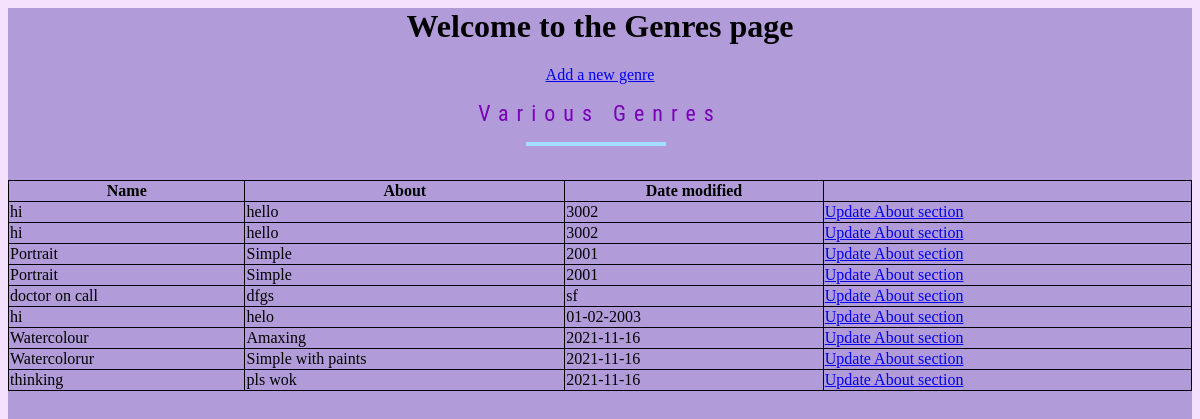
Screenshot of /genrelist with the database file from the repository.
### tables this page shows
CREATE TABLE Genre
                  (id INTEGER PRIMARY KEY, Name TEXT, 
                  About TEXT, Date_modified INT);

### hello.py (the view)
@app.route('/genrelist', methods=['GET'])
def genrelist():
   print("Making a connection")
   connection = sqlite3.connect('db.db')
   print ("Getting a cursor")
   cursor = connection.cursor()
   print ("Executing the DML")
   cursor.execute("select * from Genre") #accessing all genre data (name,about,date modified)
   print("Get the Rows from cursor")
   g_rows = cursor.fetchall()
   print("Closing the database")
   connection.close()
   print(g_rows)
   return render_template("genrelist.html", g_rows = g_rows)

### templates/genrelist.html (shortened to what this page needs)
<html>
<head>
<h1>Welcome to the Genres page</h1>
<link rel="stylesheet" type="text/css" href="{{ url_for('static',filename='hover.css') }}">
</head>
<body style="background-color:#B19CD9;">
<a href="{{ url_for ('creategenre') }}">Add a new genre</a>
<div class="svg-wrapper">
  <svg height="60" width="320" xmlns="http://www.w3.org/2000/svg">
    <rect class="shape" height="60" width="320" />
  </svg>
   <div class="text">Various Genres</div>
</div>
<table border=5>
    <tr>
        <th> Name </th>
        <th> About </th>
        <th> Date modified </th>
    </tr>
    {% for item in g_rows %}
    <tr>
        <td> {{item.1}} </td>
        <td> {{item.2}} </td>
        <td> {{item.3}} </td>
        <td> <a href="{{ url_for ('genreupdate', id = item.0) }}">Update About section</a> </td>
    </tr>
    {% endfor %}
</body>
</html>

### static/hover.css (style rules this page uses)
html, body { background: #f5e1fd; height: 100%; overflow: hidden; text-align: center; }
.svg-wrapper { height: 60px; margin: 0 auto; position: relative; top: 4%; transform: translateY(-50%); width: 320px; }
.text { color: #7900B7; font-family: 'Roboto Condensed'; font-size: 22px; letter-spacing: 8px; line-height: 32px; position: relative; top: -48px; }

### templates/genrelist.html (style rules this page uses)
table, td, th { border: 1px solid black; }
table { width: 100%; border-collapse: collapse; }

### rows the page displays
Genre: Name "hi", About "hello", Date_modified "3002"
Genre: Name "hi", About "hello", Date_modified "3002"
Genre: Name "Portrait", About "Simple", Date_modified "2001"
Genre: Name "Portrait", About "Simple", Date_modified "2001"
Genre: Name "doctor on call", About "dfgs", Date_modified "sf"
Genre: Name "hi", About "helo", Date_modified "01-02-2003"
Genre: Name "Watercolour", About "Amaxing", Date_modified "2021-11-16"
Genre: Name "Watercolorur", About "Simple with paints", Date_modified "2021-11-16"
Genre: Name "thinking", About "pls wok", Date_modified "2021-11-16"
